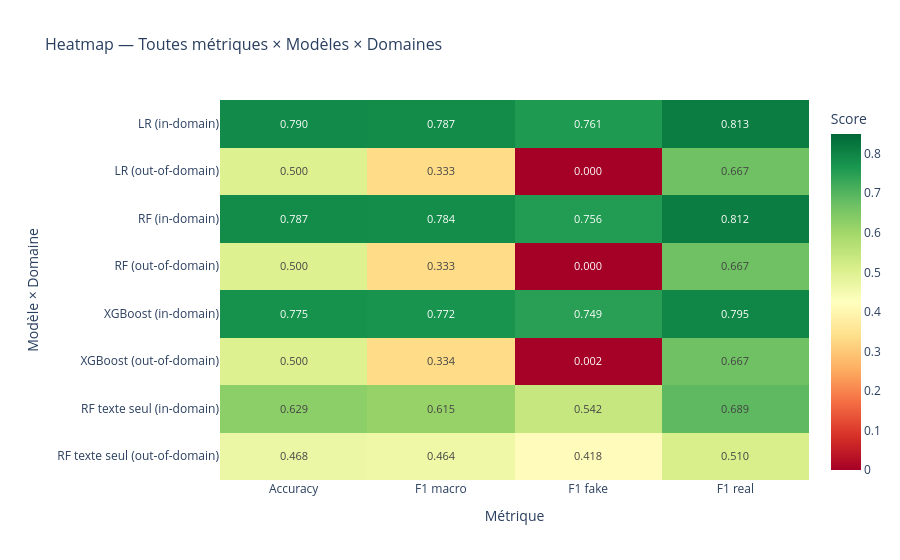

Notebook source saved alongside this figure:
### Code cell
# --- Graphique 4 : Heatmap toutes métriques × modèles × domaines ---
ALL_METRICS   = ["accuracy", "f1_macro", "f1_fake", "f1_real"]
METRIC_LABELS = ["Accuracy", "F1 macro", "F1 fake", "F1 real"]
ALL_MODELS_EXTENDED = MODELS + ['RF texte seul']

rows_in  = {r['model']: r for r in results_indomain}
rows_in['RF texte seul'] = res_rf_text_in
rows_out = {r['model']: r for r in results_outdomain}
rows_out['RF texte seul'] = res_rf_text_out

row_labels, z_matrix = [], []
for m in ALL_MODELS_EXTENDED:
    for (row_dict, dom) in [(rows_in[m], "in-domain"), (rows_out[m], "out-of-domain")]:
        row_labels.append(f"{m} ({dom})")
        z_matrix.append([round(row_dict[k], 3) for k in ALL_METRICS])

fig4 = go.Figure(data=go.Heatmap(
    z=z_matrix, x=METRIC_LABELS, y=row_labels,
    colorscale="RdYlGn", zmin=0.0, zmax=0.85,
    text=[[f"{v:.3f}" for v in row] for row in z_matrix],
    texttemplate="%{text}", textfont=dict(size=11),
    showscale=True, colorbar=dict(title="Score"),
))
fig4.update_layout(
    title=dict(text="Heatmap — Toutes métriques × Modèles × Domaines", font=dict(size=16)),
    xaxis_title="Métrique",
    yaxis=dict(autorange="reversed", title="Modèle × Domaine"),
    template="plotly_white", height=560, margin=dict(l=220),
)
fig4.show()

### Figure 1 — Plotly figure (JSON) as saved in the notebook; plotly's stock layout.template omitted (floating-point values rounded to 4 significant figures)
{"data": [{"colorbar": {"title": {"text": "Score"}}, "colorscale": [[0, "rgb(165,0,38)"], [0.1, "rgb(215,48,39)"], [0.2, "rgb(244,109,67)"], [0.3, "rgb(253,174,97)"], [0.4, "rgb(254,224,139)"], [0.5, "rgb(255,255,191)"], [0.6, "rgb(217,239,139)"], [0.7, "rgb(166,217,106)"], [0.8, "rgb(102,189,99)"], [0.9, "rgb(26,152,80)"], [1, "rgb(0,104,55)"]], "showscale": true, "text": [["0.790", "0.787", "0.761", "0.813"], ["0.500", "0.333", "0.000", "0.667"], ["0.787", "0.784", "0.756", "0.812"], ["0.500", "0.333", "0.000", "0.667"], ["0.775", "0.772", "0.749", "0.795"], ["0.500", "0.334", "0.002", "0.667"], ["0.629", "0.615", "0.542", "0.689"], ["0.468", "0.464", "0.418", "0.510"]], "textfont": {"size": 11}, "texttemplate": "%{text}", "type": "heatmap", "x": ["Accuracy", "F1 macro", "F1 fake", "F1 real"], "y": ["LR (in-domain)", "LR (out-of-domain)", "RF (in-domain)", "RF (out-of-domain)", "XGBoost (in-domain)", "XGBoost (out-of-domain)", "RF texte seul (in-domain)", "RF texte seul (out-of-domain)"], "z": [[0.79, 0.787, 0.761, 0.813], [0.5, 0.333, 0, 0.667], [0.787, 0.784, 0.756, 0.812], [0.5, 0.333, 0, 0.667], [0.775, 0.772, 0.749, 0.795], [0.5, 0.334, 0.002, 0.667], [0.629, 0.615, 0.542, 0.689], [0.468, 0.464, 0.418, 0.51]], "zmax": 0.85, "zmin": 0}], "layout": {"height": 560, "margin": {"l": 220}, "title": {"font": {"size": 16}, "text": "Heatmap — Toutes métriques × Modèles × Domaines"}, "xaxis": {"title": {"text": "Métrique"}}, "yaxis": {"autorange": "reversed", "title": {"text": "Modèle × Domaine"}}}}
